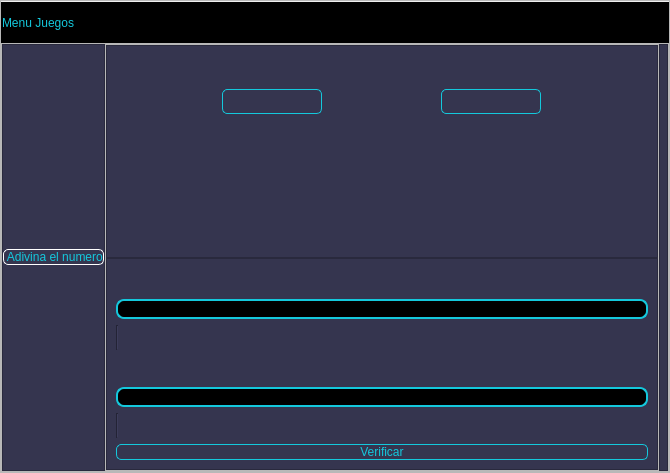
<?xml version="1.0" encoding="UTF-8"?>
<ui version="4.0">
 <class>MainWindow</class>
 <widget class="QMainWindow" name="MainWindow">
  <property name="geometry">
   <rect>
    <x>0</x>
    <y>0</y>
    <width>670</width>
    <height>473</height>
   </rect>
  </property>
  <property name="windowTitle">
   <string>MainWindow</string>
  </property>
  <property name="layoutDirection">
   <enum>Qt::LeftToRight</enum>
  </property>
  <widget class="QWidget" name="centralwidget">
   <layout class="QVBoxLayout" name="verticalLayout">
    <property name="spacing">
     <number>0</number>
    </property>
    <property name="leftMargin">
     <number>0</number>
    </property>
    <property name="topMargin">
     <number>0</number>
    </property>
    <property name="rightMargin">
     <number>0</number>
    </property>
    <property name="bottomMargin">
     <number>0</number>
    </property>
    <item>
     <widget class="QFrame" name="frame">
      <property name="frameShape">
       <enum>QFrame::StyledPanel</enum>
      </property>
      <property name="frameShadow">
       <enum>QFrame::Raised</enum>
      </property>
      <layout class="QVBoxLayout" name="verticalLayout_2" stretch="1,8">
       <property name="spacing">
        <number>0</number>
       </property>
       <property name="leftMargin">
        <number>0</number>
       </property>
       <property name="topMargin">
        <number>0</number>
       </property>
       <property name="rightMargin">
        <number>0</number>
       </property>
       <property name="bottomMargin">
        <number>0</number>
       </property>
       <item>
        <widget class="QFrame" name="frame_superior">
         <property name="minimumSize">
          <size>
           <width>0</width>
           <height>42</height>
          </size>
         </property>
         <property name="maximumSize">
          <size>
           <width>16777215</width>
           <height>40</height>
          </size>
         </property>
         <property name="styleSheet">
          <string notr="true">QFrame{
background-color: rgb(0, 0, 0);
}

QPushButton{
background-color: #000000ff;
border-radius:20px;
}

QPushButton:hover{
background-color: rgb(53,53,79);
border-radius:20px;
}</string>
         </property>
         <property name="frameShape">
          <enum>QFrame::StyledPanel</enum>
         </property>
         <property name="frameShadow">
          <enum>QFrame::Raised</enum>
         </property>
         <layout class="QHBoxLayout" name="horizontalLayout">
          <property name="spacing">
           <number>5</number>
          </property>
          <property name="leftMargin">
           <number>0</number>
          </property>
          <property name="topMargin">
           <number>0</number>
          </property>
          <property name="rightMargin">
           <number>0</number>
          </property>
          <property name="bottomMargin">
           <number>0</number>
          </property>
          <item>
           <widget class="QLabel" name="label">
            <property name="styleSheet">
             <string notr="true">font: 87 12pt &quot;Arial Black&quot;;
color: rgb(20, 200, 220);</string>
            </property>
            <property name="text">
             <string>Menu Juegos</string>
            </property>
           </widget>
          </item>
          <item>
           <spacer name="horizontalSpacer">
            <property name="orientation">
             <enum>Qt::Horizontal</enum>
            </property>
            <property name="sizeHint" stdset="0">
             <size>
              <width>391</width>
              <height>20</height>
             </size>
            </property>
           </spacer>
          </item>
          <item>
           <widget class="QPushButton" name="bt_minimizar">
            <property name="minimumSize">
             <size>
              <width>40</width>
              <height>40</height>
             </size>
            </property>
            <property name="styleSheet">
             <string notr="true"/>
            </property>
            <property name="text">
             <string/>
            </property>
            <property name="icon">
             <iconset>
              <normaloff>Svg/Minimizar.png</normaloff>Svg/Minimizar.png</iconset>
            </property>
            <property name="iconSize">
             <size>
              <width>38</width>
              <height>38</height>
             </size>
            </property>
           </widget>
          </item>
          <item>
           <widget class="QPushButton" name="bt_restaurar">
            <property name="minimumSize">
             <size>
              <width>40</width>
              <height>40</height>
             </size>
            </property>
            <property name="styleSheet">
             <string notr="true"/>
            </property>
            <property name="text">
             <string/>
            </property>
            <property name="icon">
             <iconset>
              <normaloff>Svg/Minimo.png</normaloff>Svg/Minimo.png</iconset>
            </property>
            <property name="iconSize">
             <size>
              <width>20</width>
              <height>20</height>
             </size>
            </property>
           </widget>
          </item>
          <item>
           <widget class="QPushButton" name="bt_maximizar">
            <property name="minimumSize">
             <size>
              <width>40</width>
              <height>40</height>
             </size>
            </property>
            <property name="styleSheet">
             <string notr="true"/>
            </property>
            <property name="text">
             <string/>
            </property>
            <property name="icon">
             <iconset>
              <normaloff>Svg/Expandir.png</normaloff>Svg/Expandir.png</iconset>
            </property>
            <property name="iconSize">
             <size>
              <width>38</width>
              <height>38</height>
             </size>
            </property>
           </widget>
          </item>
          <item>
           <widget class="QPushButton" name="bt_cerrar">
            <property name="minimumSize">
             <size>
              <width>40</width>
              <height>40</height>
             </size>
            </property>
            <property name="styleSheet">
             <string notr="true"/>
            </property>
            <property name="text">
             <string/>
            </property>
            <property name="icon">
             <iconset>
              <normaloff>Svg/Cerrar.png</normaloff>Svg/Cerrar.png</iconset>
            </property>
            <property name="iconSize">
             <size>
              <width>38</width>
              <height>38</height>
             </size>
            </property>
           </widget>
          </item>
         </layout>
        </widget>
       </item>
       <item>
        <widget class="QFrame" name="frame_3">
         <property name="frameShape">
          <enum>QFrame::StyledPanel</enum>
         </property>
         <property name="frameShadow">
          <enum>QFrame::Raised</enum>
         </property>
         <layout class="QHBoxLayout" name="horizontalLayout_2">
          <property name="spacing">
           <number>0</number>
          </property>
          <property name="leftMargin">
           <number>0</number>
          </property>
          <property name="topMargin">
           <number>0</number>
          </property>
          <property name="rightMargin">
           <number>0</number>
          </property>
          <property name="bottomMargin">
           <number>0</number>
          </property>
          <item>
           <widget class="QFrame" name="menu_lateral">
            <property name="maximumSize">
             <size>
              <width>300</width>
              <height>16777215</height>
             </size>
            </property>
            <property name="styleSheet">
             <string notr="true">QFrame{
background-color: rgb(53, 53, 79);
}

QPushButton{
font: 87 12pt &quot;Arial Black&quot;;
background-color:#000000ff;
color: rgb(20, 200, 220);
border-radius: 5px;
border: 1px solid white;
}

QPushButton:hover{
background-color:black;
}</string>
            </property>
            <property name="frameShape">
             <enum>QFrame::StyledPanel</enum>
            </property>
            <property name="frameShadow">
             <enum>QFrame::Raised</enum>
            </property>
            <layout class="QVBoxLayout" name="verticalLayout_3">
             <property name="spacing">
              <number>0</number>
             </property>
             <property name="leftMargin">
              <number>0</number>
             </property>
             <property name="topMargin">
              <number>0</number>
             </property>
             <property name="rightMargin">
              <number>0</number>
             </property>
             <property name="bottomMargin">
              <number>0</number>
             </property>
             <item>
              <widget class="QPushButton" name="bt_Numero">
               <property name="text">
                <string> Adivina el numero</string>
               </property>
               <property name="icon">
                <iconset>
                 <normaloff>Svg/Number.png</normaloff>Svg/Number.png</iconset>
               </property>
               <property name="iconSize">
                <size>
                 <width>64</width>
                 <height>64</height>
                </size>
               </property>
              </widget>
             </item>
            </layout>
           </widget>
          </item>
          <item>
           <widget class="QFrame" name="frame_4">
            <property name="frameShape">
             <enum>QFrame::StyledPanel</enum>
            </property>
            <property name="frameShadow">
             <enum>QFrame::Raised</enum>
            </property>
            <layout class="QVBoxLayout" name="verticalLayout_4">
             <property name="spacing">
              <number>0</number>
             </property>
             <property name="leftMargin">
              <number>0</number>
             </property>
             <property name="topMargin">
              <number>0</number>
             </property>
             <property name="rightMargin">
              <number>0</number>
             </property>
             <property name="bottomMargin">
              <number>0</number>
             </property>
             <item>
              <widget class="QFrame" name="frame_6">
               <property name="styleSheet">
                <string notr="true">QFrame{
background-color: rgb(53, 53, 79);
}

QPushButton{
font: 87 12pt &quot;Arial Black&quot;;
background-color:#000000ff;
color: rgb(20, 200, 220);
border-radius: 5px;
border: 1px solid #14C8DC;
}

QPushButton:hover{
background-color: black;
}</string>
               </property>
               <property name="frameShape">
                <enum>QFrame::StyledPanel</enum>
               </property>
               <property name="frameShadow">
                <enum>QFrame::Raised</enum>
               </property>
               <layout class="QHBoxLayout" name="horizontalLayout_3">
                <property name="spacing">
                 <number>4</number>
                </property>
                <property name="leftMargin">
                 <number>0</number>
                </property>
                <property name="topMargin">
                 <number>0</number>
                </property>
                <property name="rightMargin">
                 <number>0</number>
                </property>
                <property name="bottomMargin">
                 <number>100</number>
                </property>
                <item>
                 <widget class="QPushButton" name="bt_menu_uno">
                  <property name="maximumSize">
                   <size>
                    <width>100</width>
                    <height>25</height>
                   </size>
                  </property>
                  <property name="text">
                   <string/>
                  </property>
                  <property name="icon">
                   <iconset>
                    <normaloff>Svg/izquierda.png</normaloff>Svg/izquierda.png</iconset>
                  </property>
                  <property name="iconSize">
                   <size>
                    <width>32</width>
                    <height>32</height>
                   </size>
                  </property>
                 </widget>
                </item>
                <item>
                 <widget class="QPushButton" name="bt_menu_dos">
                  <property name="maximumSize">
                   <size>
                    <width>100</width>
                    <height>25</height>
                   </size>
                  </property>
                  <property name="text">
                   <string/>
                  </property>
                  <property name="icon">
                   <iconset>
                    <normaloff>Svg/Derecha.png</normaloff>Svg/Derecha.png</iconset>
                  </property>
                  <property name="iconSize">
                   <size>
                    <width>32</width>
                    <height>32</height>
                   </size>
                  </property>
                 </widget>
                </item>
               </layout>
              </widget>
             </item>
             <item>
              <widget class="QFrame" name="frame_python">
               <property name="maximumSize">
                <size>
                 <width>15000</width>
                 <height>15000</height>
                </size>
               </property>
               <property name="styleSheet">
                <string notr="true">QFrame{
background-color: rgb(53, 53, 79);
}

QLabel{
font: 87 12pt &quot;Arial Black&quot;;
background-color:#000000ff;
color: rgb(20, 200, 220);
border: 0px solid #14C8DC;
}

QPushButton{
font: 87 12pt &quot;Arial Black&quot;;
background-color:#000000ff;
color: rgb(20, 200, 220);
border-radius: 5px;
border: 1px solid #14C8DC;
}
QLineEdit{
border: 2px solid #14C8DC;
border-radius: 8px;
color: rgb(255, 255, 255);
background-color: rgb(0,0,0);
font: 75 12pt &quot;Times New Roman&quot;;
}

QPushButton:hover{
background-color: black;
}</string>
               </property>
               <property name="frameShape">
                <enum>QFrame::StyledPanel</enum>
               </property>
               <property name="frameShadow">
                <enum>QFrame::Raised</enum>
               </property>
               <layout class="QVBoxLayout" name="verticalLayout_6">
                <item>
                 <widget class="QLabel" name="Etiqueta">
                  <property name="text">
                   <string/>
                  </property>
                 </widget>
                </item>
                <item>
                 <widget class="QLineEdit" name="entrada_nombre">
                  <property name="maximumSize">
                   <size>
                    <width>16777215</width>
                    <height>16777215</height>
                   </size>
                  </property>
                 </widget>
                </item>
                <item>
                 <widget class="Line" name="line">
                  <property name="orientation">
                   <enum>Qt::Vertical</enum>
                  </property>
                 </widget>
                </item>
                <item>
                 <widget class="QLabel" name="Etiqueta_2">
                  <property name="text">
                   <string/>
                  </property>
                 </widget>
                </item>
                <item>
                 <widget class="QLineEdit" name="entrada_numero"/>
                </item>
                <item>
                 <widget class="Line" name="line_2">
                  <property name="orientation">
                   <enum>Qt::Vertical</enum>
                  </property>
                 </widget>
                </item>
                <item>
                 <widget class="QPushButton" name="boton_verificar">
                  <property name="text">
                   <string>Verificar</string>
                  </property>
                 </widget>
                </item>
               </layout>
              </widget>
             </item>
            </layout>
           </widget>
          </item>
          <item>
           <widget class="QFrame" name="frame_5">
            <property name="styleSheet">
             <string notr="true">QFrame{
background-color: rgb(53, 53, 79);
}

QLabel{
font: 87 12pt &quot;Arial Black&quot;;
background-color:#000000ff;
color: rgb(20, 200, 220);
border: 0px solid #14C8DC;
}

QPushButton{
font: 87 12pt &quot;Arial Black&quot;;
background-color:#000000ff;
color: rgb(20, 200, 220);
border-radius: 5px;
border: 1px solid #14C8DC;
}
QLineEdit{
border: 2px solid #14C8DC;
border-radius: 8px;
color: rgb(255, 255, 255);
background-color: rgb(0,0,0);
font: 75 12pt &quot;Times New Roman&quot;;
}

QPushButton:hover{
background-color: black;
}</string>
            </property>
            <property name="frameShape">
             <enum>QFrame::StyledPanel</enum>
            </property>
            <property name="frameShadow">
             <enum>QFrame::Raised</enum>
            </property>
            <layout class="QVBoxLayout" name="verticalLayout_5" stretch="0">
             <property name="spacing">
              <number>0</number>
             </property>
             <property name="leftMargin">
              <number>0</number>
             </property>
             <property name="topMargin">
              <number>0</number>
             </property>
             <property name="rightMargin">
              <number>0</number>
             </property>
             <property name="bottomMargin">
              <number>0</number>
             </property>
             <item>
              <widget class="QLabel" name="etiqueta_resultado">
               <property name="maximumSize">
                <size>
                 <width>16777215</width>
                 <height>16777215</height>
                </size>
               </property>
               <property name="text">
                <string/>
               </property>
              </widget>
             </item>
            </layout>
           </widget>
          </item>
         </layout>
        </widget>
       </item>
      </layout>
     </widget>
    </item>
   </layout>
  </widget>
 </widget>
 <resources/>
 <connections/>
</ui>
